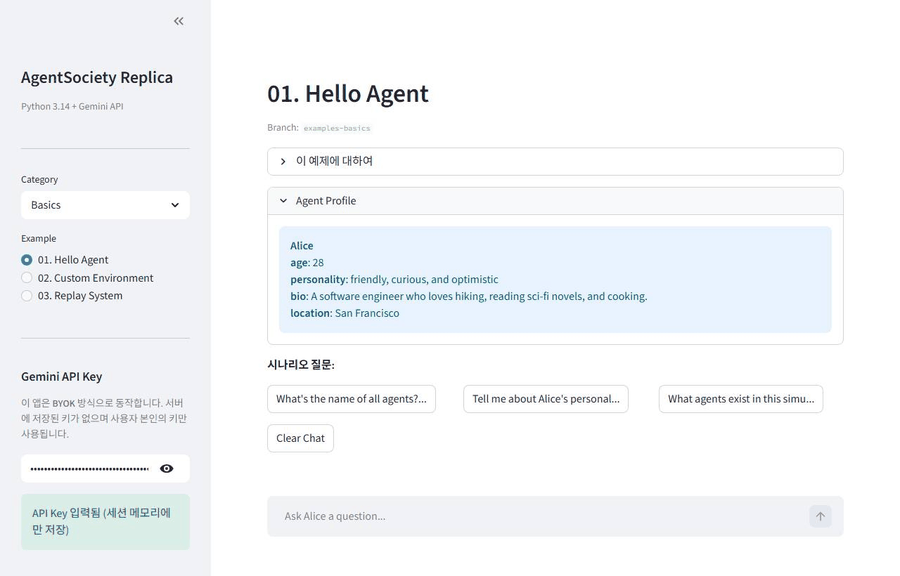
#> input picture gifs/basics/hello_agent.gif, 900 x 576 px
$ python extract_from_gifs.py
#> lines starting #> are read from the running program, lines starting #| are printed output that depends on the picture
"""Extract per-frame JPEGs + metadata from already-recorded GIFs.

This avoids re-running scenarios (saving LLM cost) when we only need to add
the timeline viewer artifacts.
"""
import json
import sys
from pathlib import Path

from PIL import Image

ROOT = Path(__file__).resolve().parents[1]
OUT_DIR = ROOT / "gifs"

SCENARIOS = [
    ("basics/hello_agent",      "Basics",            "01. Hello Agent"),
    ("basics/custom_env",       "Basics",            "02. Custom Environment"),
    ("basics/replay_system",    "Basics",            "03. Replay System"),
    ("advanced/custom_agent",   "Advanced",          "01. Custom Agent"),
    ("advanced/multi_router",   "Advanced",          "02. Multi-Router"),
    ("games/prisoners_dilemma", "Games",             "01. Prisoner's Dilemma"),
    ("games/public_goods",      "Games",             "02. Public Goods"),
    ("games/reputation_game",   "Games",             "03. Reputation Game"),
    ("papers/polarization",     "Paper Experiments", "Polarization (Sec 7.2)"),
    ("papers/inflammatory",     "Paper Experiments", "Inflammatory (Sec 7.3)"),
    ("papers/ubi",              "Paper Experiments", "UBI Policy (Sec 7.4)"),
    ("papers/hurricane",        "Paper Experiments", "Hurricane (Sec 7.5)"),
]


def extract_one(slug: str) -> dict | None:
#> called with slug = 'basics/hello_agent'
    gif_path = OUT_DIR / f"{slug}.gif"
    if not gif_path.exists():
        return None
    im = Image.open(gif_path)
#> im is the input picture: PIL image 900x576 P; mean R, G, B 244.7, 246.7, 249.1
    n = im.n_frames
#> n = 5
    # Frame duration from GIF header
    durations = []
    for i in range(n):
        im.seek(i)
        durations.append(im.info.get("duration", 800))
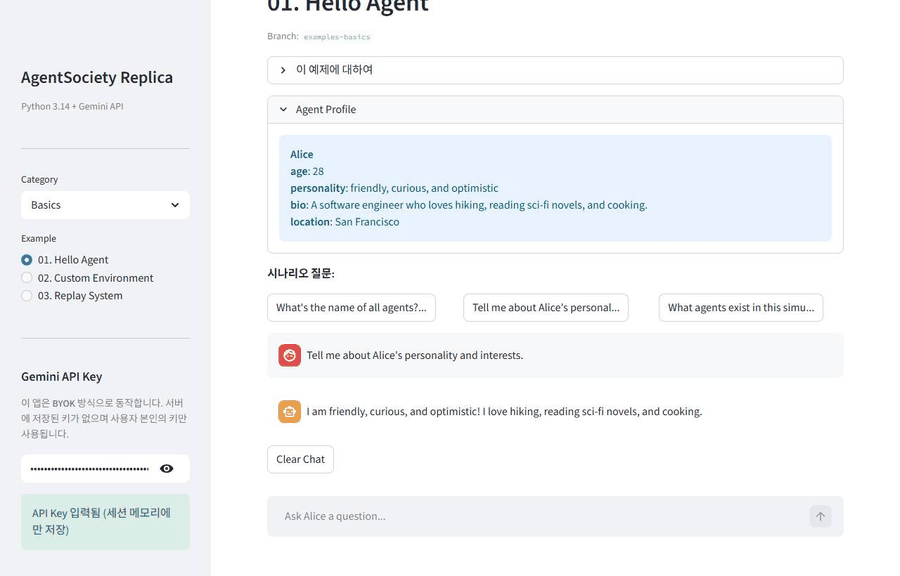
#> im: PIL image 900x576 RGB; mean R, G, B 243.8, 245.7, 248.1
#> after the loop, durations = [800, 800, 800, 800, 7200]
    total_ms = sum(durations)
#> total_ms = 10400
    fps = 1000.0 / (total_ms / n) if n else 1.25
#> fps = 0.481

    frames_dir = gif_path.parent / f"{Path(slug).name}_frames"
    frames_dir.mkdir(exist_ok=True)
    for old in frames_dir.glob("*.jpg"):
        old.unlink()

    frame_files = []
    timestamps = []
    t_acc = 0.0
    for i in range(n):
        im.seek(i)
        fname = f"f{i:03d}.jpg"
#> fname = 'f000.jpg'
        im.convert("RGB").save(frames_dir / fname, format="JPEG", quality=80, optimize=True)
        frame_files.append(fname)
        timestamps.append(round(t_acc / 1000.0, 3))
        t_acc += durations[i]
#> t_acc = 800

    meta = {
        "slug": slug,
        "width": im.width,
        "height": im.height,
        "fps": round(fps, 3),
        "frames": frame_files,
        "timestamps": timestamps,
        "total_seconds": round(t_acc / 1000.0, 3),
    }
#> meta = {'slug': 'basics/hello_agent', 'width': 900, 'height': 576, 'fps': 0.481, 'frames': ['f000.jpg', 'f001.jpg', 'f002.jpg', 'f003.jpg', 'f004.jpg'], 'timestamps': [0, 0.8, 1.6, 2.4, 3.2], 'total_seconds': 10.4}
    (gif_path.parent / f"{Path(slug).name}.json").write_text(
        json.dumps(meta, indent=2), encoding="utf-8"
    )
    return meta


def main():
    entries = []
    for slug, cat, ex in SCENARIOS:
        meta = extract_one(slug)
        if not meta:
            print(f"[skip] {slug} (no gif)")
            continue
        entries.append({
            "slug": slug,
            "category": cat,
            "example": ex,
            "meta_path": f"{slug}.json",
            "gif_path": f"{slug}.gif",
            "frames_dir": f"{Path(slug).parent.as_posix()}/{Path(slug).name}_frames",
            "frame_count": len(meta["frames"]),
            "total_seconds": meta["total_seconds"],
        })
        print(f"[ok] {slug}: {len(meta['frames'])} frames, {meta['total_seconds']}s")
#| [ok] basics/hello_agent: 5 frames, 10.4s
#> pass 2 of the loop in main, `for slug, cat, ex in SCENARIOS:`:
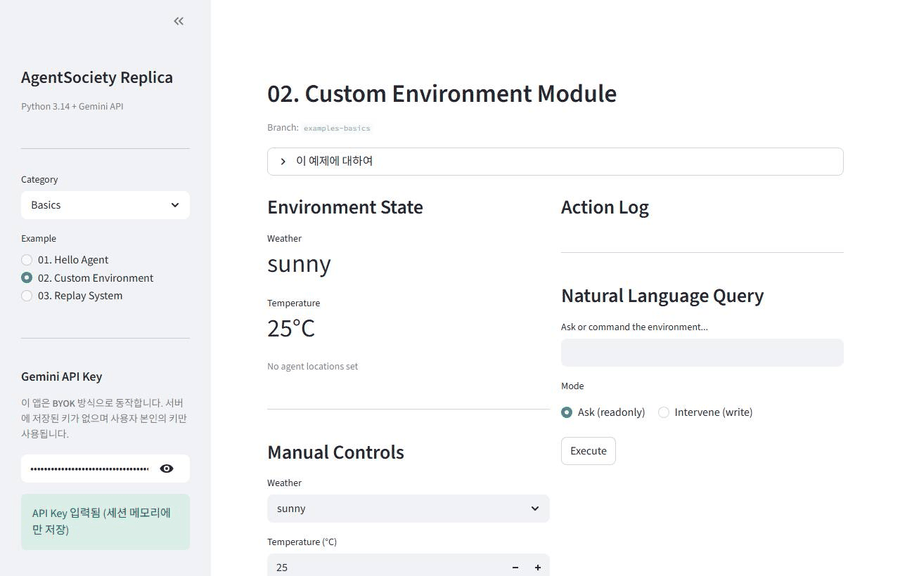
#> input picture gifs/basics/custom_env.gif, 900 x 576 px
#> in extract_one, im is the input picture: PIL image 900x576 P; mean R, G, B 246.4, 247.1, 248.1
#> n = 8
#> after the loop in extract_one (call 2), `for i in range(n):`:
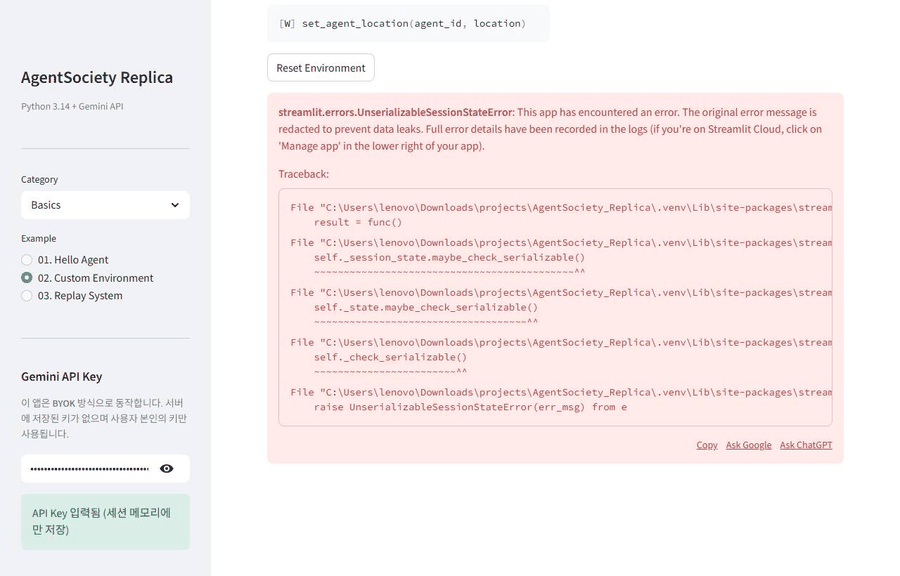
#> im: PIL image 900x576 RGB; mean R, G, B 247.6, 239, 239.6
#> after the loop in extract_one (call 2), `for i in range(n):`: durations = [1600, 800, 800, 9600, 800, 800, 800, 1600]
#> total_ms = 16800
#> fps = 0.476
#> t_acc = 1600
#> in extract_one (call 2), `meta = { "slug": slug, "width": im.width, "height": im.height, "fps": ..`: meta = {'slug': 'basics/custom_env', 'width': 900, 'height': 576, 'fps': 0.476, 'frames': ['f000.jpg', 'f001.jpg', 'f002.jpg', 'f003.jpg', 'f004.jpg', 'f005.jpg', 'f006.jpg', 'f007.jpg'], 'timestamps': [0, 1.6, 2.4, 3.2, 12.8, 13.6, 14.4, 15.2], 'total_seconds': 16.8}
#| [ok] basics/custom_env: 8 frames, 16.8s

    (OUT_DIR / "manifest.json").write_text(
        json.dumps({"scenarios": entries}, indent=2), encoding="utf-8"
    )
    # Import viewer HTML from main script
    sys.path.insert(0, str(Path(__file__).parent))
    from record_gifs import _VIEWER_HTML
    (OUT_DIR / "viewer.html").write_text(_VIEWER_HTML, encoding="utf-8")

    print(f"\nmanifest: {len(entries)} scenarios → gifs/manifest.json")
    print(f"viewer:   gifs/viewer.html")


if __name__ == "__main__":
#> (the run stopped early here; a loop or call above may not have finished)
